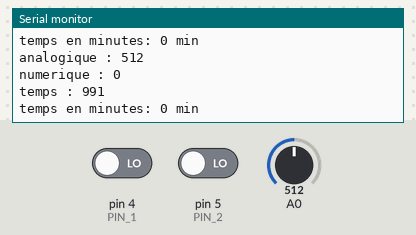
Bench run of a sketch on a simulated Arduino Uno, built with avr-gcc and run on an emulated ATmega328P. Shown: the last lines printed to the serial monitor. The test bench sets the inputs (shaded band); at power-on: A0 = 512, pin 4 (PIN_1) LOW, pin 5 (PIN_2) LOW.

Above: at 1.7 s.
1.8 s: A0 set to 716
At 2.8 s:
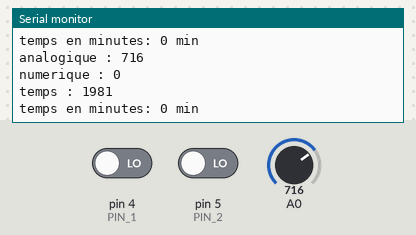
3.3 s: pin 4 (PIN_1) driven HIGH
4.8 s: pin 5 (PIN_2) driven HIGH
6.3 s: A0 set to 900
At 7.7 s:
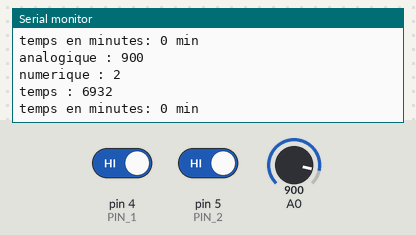
Timing chart, 0 to 8.8 s (numbered marks = the images above; inputs shaded):
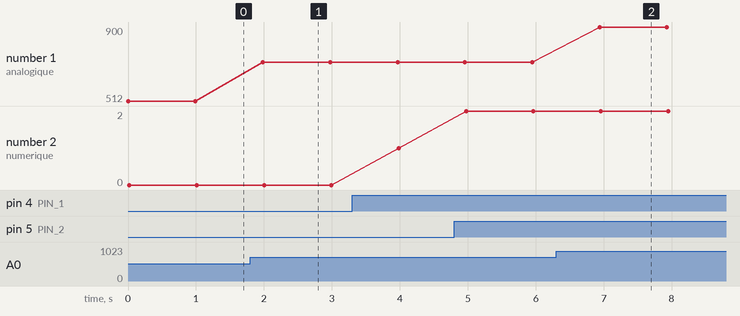

The sketch:

code_projet_rtos.ino
```cpp
#include <Arduino_FreeRTOS.h>
#include <semphr.h>
#include <queue.h>

SemaphoreHandle_t  MutexSerial = NULL;

QueueHandle_t Queue1;
QueueHandle_t Queue2;
QueueHandle_t Queue3;
QueueHandle_t Queue4;

void Tache1(void*); void Tache2(void*); void Tache3(void*); void Tache4(void*); void Tache5(void*);
void printer(String);

struct val_capt
{
  int analog;
  int num;
  unsigned long t_ms;
};

val_capt vals;
int tmp1, tmp2;
int val_num, val_analog;
int PIN_1 = 4;
int PIN_2 = 5;

void setup()
{
  // put your setup code here, to run once:
  Serial.begin(9600);
  pinMode(PIN_1, INPUT);
  pinMode(PIN_2, INPUT);

  MutexSerial = xSemaphoreCreateMutex();

  Queue1 = xQueueCreate(10, sizeof(int));
  Queue2 = xQueueCreate(10, sizeof(int));
  Queue3 = xQueueCreate(10, sizeof(val_capt));
  Queue4 = xQueueCreate(10, sizeof(val_capt));

  if(xTaskCreate(Tache1, "tache 1", 100,  NULL,  3  ,  NULL ) != pdPASS);
  if(xTaskCreate(Tache2, "tache 2", 100,  NULL,  3  ,  NULL ) != pdPASS);
  if(xTaskCreate(Tache3, "tache 3", 100,  NULL,  3  ,  NULL ) != pdPASS);
  if(xTaskCreate(Tache4, "tache 4", 100,  NULL,  3  ,  NULL ) != pdPASS);
  if(xTaskCreate(Tache5, "tache 5", 200,  NULL,  3  ,  NULL ) != pdPASS);
}

void loop()
{
  // put your main code here, to run repeatedly:
}

void Tache1(void* p)
{
  while (1)
  {
    val_analog = analogRead(A0);
    xQueueSendToBack(Queue1, &val_analog, portMAX_DELAY );
    vTaskDelay( 1000 / portTICK_PERIOD_MS ); // wait for one second
  }
}

void Tache2(void* p)
{
  while (1)
  {
    if(digitalRead(PIN_1)==HIGH) tmp1 = 1; else tmp1 = 0;
    if(digitalRead(PIN_2)==HIGH) tmp2 = 1; else tmp2 = 0;
    val_num =  tmp1 + tmp2;
    xQueueSendToBack(Queue2, &val_num, portMAX_DELAY );
    vTaskDelay( 1000 / portTICK_PERIOD_MS ); // wait for one second
  }
}

void Tache3(void* p)
{
  while (1)
  {
    if ((xQueueReceive( Queue1, &vals.analog, portMAX_DELAY ) == pdTRUE) && (xQueueReceive( Queue2, &vals.num, portMAX_DELAY ) == pdTRUE))
    {
      vals.t_ms = millis();
      xQueueSendToBack(Queue3, &vals, portMAX_DELAY );
    }
    vTaskDelay( 1000 / portTICK_PERIOD_MS ); // wait for one second
  }
}

void Tache4(void* p)
{
  val_capt val;
  while (1)
  {
    if (xQueueReceive( Queue3, &val, portMAX_DELAY ) == pdTRUE)
    {
      xQueueSendToBack(Queue4, &val, portMAX_DELAY );
      printer((String)("analogique : ") + val.analog + (String)("\nnumerique : ") + val.num + (String)("\ntemps : ") + val.t_ms + (String)("\n"));
    }
    vTaskDelay( 1000 / portTICK_PERIOD_MS ); // wait for one second
  }
}

void Tache5(void* p)
{
  while (1)
  {
    if ((xQueueReceive( Queue4, &vals, portMAX_DELAY ) == pdTRUE))
    {
      printer((String)("temps en minutes: ") + (vals.t_ms/60000)+ (String)(" min\n"));
    }
    vTaskDelay( 1000 / portTICK_PERIOD_MS ); // wait for one second
  }
}

void printer(String s)
{
  if( xSemaphoreTake(MutexSerial, portMAX_DELAY) == pdTRUE)
  {
    Serial.print(s);
    xSemaphoreGive(MutexSerial); // release mutex
  }
}
```

Measured:
- after the input at 1.8 s, the serial monitor: prints a new line after 0.18 s (image 1)
- after the input at 6.3 s, the serial monitor: prints a new line after 0.64 s (image 2)
- plotted number 1: 512 → 716 after the input at 1.8 s, 716 → 900 after the input at 6.3 s
- plotted number 2: 0 → 1 after the input at 3.3 s, 1 → 2 after the input at 4.8 s
